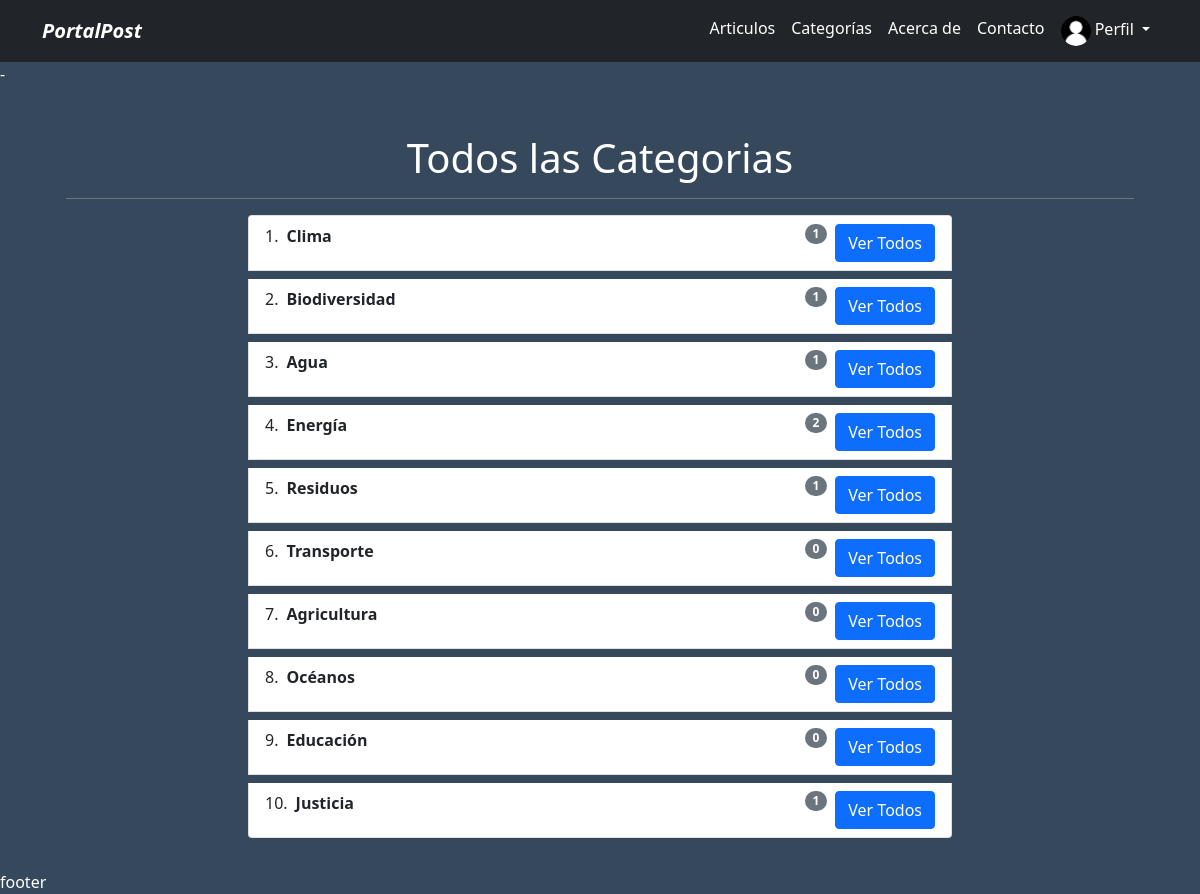
Page /articulos/all-category/ on the committed database.
### articulo/models.py (models this page shows, shortened)
class Category(models.Model):
    name = models.CharField(max_length=50)

### articulo/views.py (the view)
# urls.py: path('all-category/', AllCategoriaView.as_view(), name="all_category"),
class AllCategoriaView(View):
    def get(self, request, *args, **kwargs):
        categories = Category.objects.annotate(count=Count('articles'))
        context = {
            'categories': categories
        }
        return render(request, 'category/all_category.html', context)

### articulo/templates/category/all_category.html (shortened to what this page needs)
{% extends 'layout.html' %}
{% block content %}
<div class="container">
    <div class="text-center mt-4">
        <h1>Todos las Categorias</h1>
    </div>
    <hr>
    <div class="row justify-content-center">
        <div class="col-md-8">
            <ol class="list-group list-group-numbered">
                {% for category in categories %}
                    <li class="list-group-item d-flex justify-content-between align-items-start mb-2">
                        <div class="ms-2 me-auto">
                            <div class="fw-bold">{{ category.name }}</div>
                        </div>
                        <span class="badge bg-secondary rounded-pill">{{ category.count }}</span>
                        <a href="{% url 'articulos:all_category_articles' category.id %}" class="btn btn-primary ms-2">Ver Todos</a>
                    </li>
                {% endfor %}
            </ol>
        </div>
    </div>
</div>
{% endblock %}

### articulo/static/main.css (style rules this page uses)
:root { --primary: #041b33cc; }
.color-body { background-color: var(--primary); color: white; }

### rows in the picture
Category: name "Clima", count "1"
Category: name "Biodiversidad", count "1"
Category: name "Agua", count "1"
Category: name "Energía", count "2"
Category: name "Residuos", count "1"
Category: name "Transporte", count "0"
Category: name "Agricultura", count "0"
Category: name "Océanos", count "0"
Category: name "Educación", count "0"
Category: name "Justicia", count "1"
